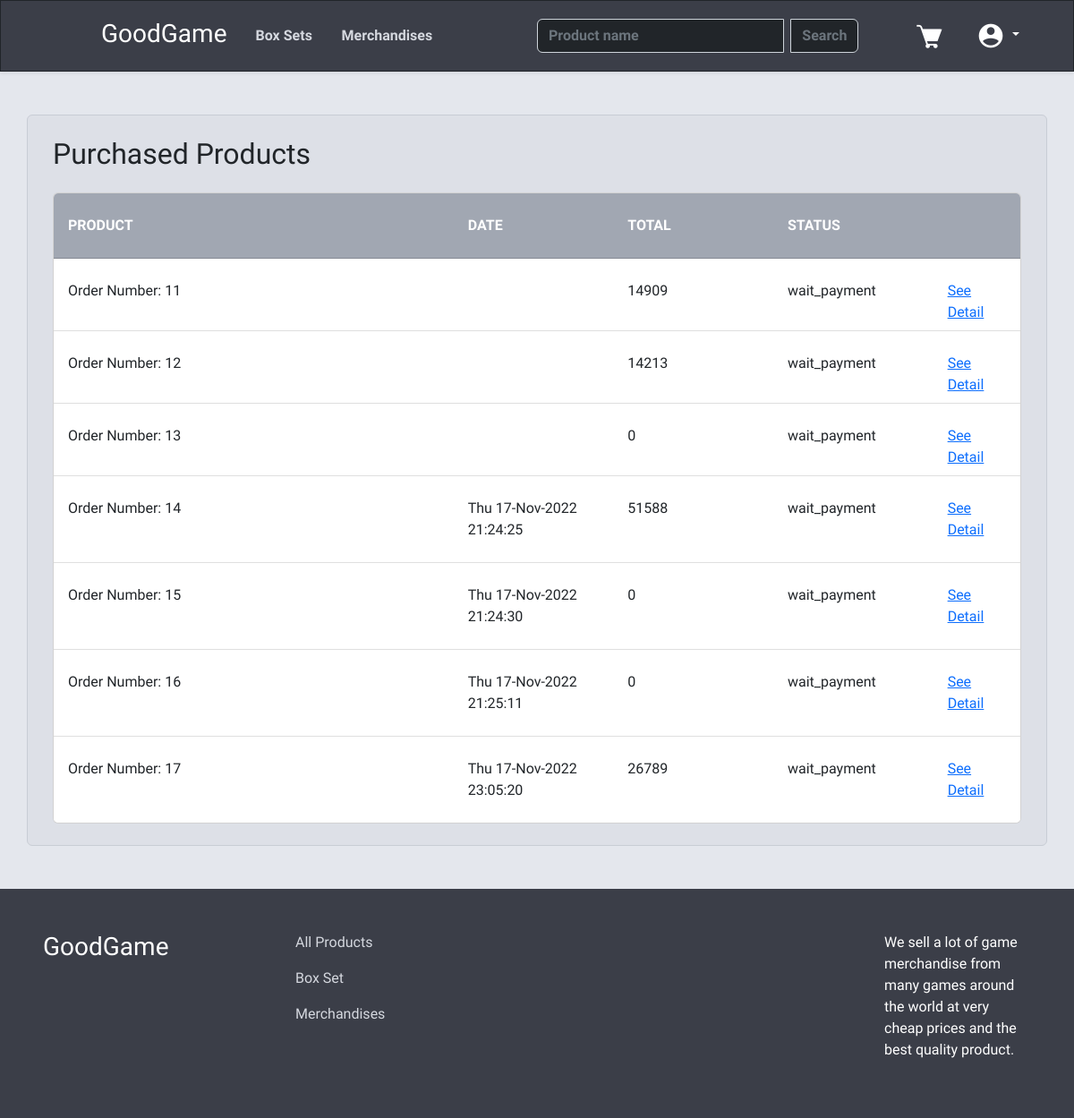
/orders.php (signed in), run on the app's committed database.
### tables this page shows
CREATE TABLE "Order" (
	"Order_ID"	INTEGER NOT NULL,
	"CustomerID"	INTEGER NOT NULL,
	"Order_Status"	TEXT,
	"Ord_name"	TEXT,
	"Ord_lname"	TEXT,
	"Ord_address"	TEXT,
	"Ord_city"	TEXT,
	"Ord_province"	TEXT,
	"Ord_post"	TEXT,
	"Ord_phone"	TEXT,
	"Ord_total"	INTEGER,
	"Ord_date"	TEXT,
	PRIMARY KEY("Order_ID" AUTOINCREMENT)
);

### orders.php (the view, shortened to what this page needs)
<?php
include "navbar.php";
$sql = "SELECT * FROM 'Order' WHERE CustomerID =" . $_SESSION["ID"] . "";
$result = $db->query($sql);
?>
<html lang="en">
<head>
    <link rel="stylesheet" href="stylesorders.css">
    <link rel="stylesheet" href="stylesnavfoot.css">
</head>
<body>
    <div class="container-fluid main-container">
        <div class="container mt-5 mb-5 purchases-contain rounded">
            <h2 class="mt-4 mb-4 ms-3">Purchased Products</h2>
            <div class="card ms-3 me-3 mb-4">
                <div class="card-header head-list">
                    <div class="row mt-3">
                        <div class="col-5">
                            <p class="fw-bold text-white">PRODUCT</p>
                        </div>
                        <div class="col-2">
                            <p class="fw-bold text-white">DATE</p>
                        </div>
                        <div class="col-2">
                            <p class="fw-bold text-white">TOTAL</p>
                        </div>
                        <div class="col-2">
                            <p class="fw-bold text-white">STATUS</p>
                        </div>
                    </div>
                </div>
                <ul class="list-group list-group-flush">
                    <?php
                    while ($order = $result->fetchArray(SQLITE3_ASSOC)) {
                        echo '<li class="list-group-item">
                            <div class="row mt-3">
                                <div class="col-5">
                                    <p class=""> Order Number: ' . $order['Order_ID'] . '</p>
                                </div>
                                <div class="col-2">
                                    <p class="">' . $order['Ord_date'] . '</p>
                                </div>
                                <div class="col-2">
                                    <p class="">' . $order['Ord_total'] . '</p>
                                </div>
                                <div class="col-2">
                                    <p class="">' . $order['Order_Status'] . '</p>
                                </div>
                                <div class="col-1">
                                    <a href="orderdetail.php?id=' . $order['Order_ID'] . '" class="button">See Detail</a>
                                </div>
                            </div>
                        </li>';
                    }
                    ?>
                </ul>
            </div>
        </div>
    </div>
    <footer class="main-navbar">
        <div class="container-fluid p-5">
            <div class="row">
                <div class="col-3">
                    <h3><a class="nav-link text-white" href="index.php">GoodGame</a></h3>
                </div>
                <div class="col-7">
                    <a class="nav-link web-text-color pb-3" href="filter.php?filter_type=None">All Products</a>
                    <a class="nav-link web-text-color pb-3" href="filter.php?filter_type=Box Set">Box Set</a>
                    <a class="nav-link web-text-color pb-3" href="filter.php?filter_type=Merchandise">Merchandises</a>
                </div>
                <div class="col-2">
                    <p class="text-white">We sell a lot of game merchandise from many games around the world at very cheap prices and the best quality product.</p>
                </div>
            </div>
        </div>
    </footer>
</body>
</html>

### navbar.php (shortened to what this page needs)
<html lang="en">
<head>
    <link href="stylesnavfoot.css" rel="stylesheet">
    <link href="https://cdn.jsdelivr.net/npm/bootstrap@5.2.2/dist/css/bootstrap.min.css" rel="stylesheet">
</head>
<body>
    <nav class="navbar sticky-top main-navbar shadow-sm border border-dark">
        <ul class="nav me-auto ms-5">
            <li class="nav-item ms-5 mt-1">
                <h3><a class="nav-link text-white" href="index.php">GoodGame</a></h3>
            </li>
            <li class="nav-item me-5">
                <a class='nav-link web-text-color fw-bold text-in-nav' href='filter.php?filter_type=Box Set'>Box Sets</a>
            </li>
            <li class="nav-item ms-5">
                <a class="nav-link web-text-color fw-bold text-in-nav" href="filter.php?filter_type=Merchandise">Merchandises</a>
            </li>
        </ul>
        <form class="d-flex text-in-nav search-nav" role="search" method="post" action="filter.php">
            <?php
            echo "<div class='input-group'>";
            echo "<input class='form-control me-2 text-white bg-dark fw-bold' type='text' placeholder='Product name' aria-label='Search' name='searchName' value='" . $_SESSION['searchName'] . "'>";
            echo "<input type='submit' name='submitName' class='btn btn-outline-secondary search-button-nav fw-bold' value='Search'>";
            echo "</div>";
            ?>
        </form>
        <?php
        if (!isset($_SESSION["email"])) {
            echo '<ul class="nav me-5">
                        <li class="nav-item">
                            <a class="nav-link web-text-color fw-bold" href="signup.php">Sign Up</a>
                        </li>
                        <li class="nav-item">
                            <a class="nav-link web-text-color fw-bold" href="login.php">Log In</a>
                        </li>
                    </ul>';
        } else {
            $sent = htmlspecialchars($_SERVER["PHP_SELF"]);
            echo '<a href="cart.php"><img src="image/webelement/cart.png" alt="" class="me-4"></a>';
            echo '<div class="dropdown me-5">
            <a class="btn btn-secondary dropdown-toggle user-dropdown" href="#" role="button" id="dropdownMenuLink" data-bs-toggle="dropdown" aria-expanded="false">
                <img src="image/webelement/user.png" alt="">
            </a>
            <ul class="dropdown-menu dropdown-menu-end user-dropdown-list shadow-sm">
                <li><a class="dropdown-item text-white user-dropdown-list-item mt-2" href="user.php">Account</a></li>
                <li><a class="dropdown-item text-white user-dropdown-list-item" href="orders.php">Purchases</a></li>
                <li><a class="dropdown-item text-white user-dropdown-list-item" href="wishlist.php">Wish List</a></li>
                <li>
                    <form action="' . $sent . '" method="post">
                        <input type="hidden" name="logout">
                        <a class="dropdown-item text-white user-dropdown-list-item" onclick="this.parentNode.submit();">Log Out</a>
                    </form>
                </li>
            </ul>
        </div>';
        }
        ?>
    </nav>
</body>
</html>

### stylesnavfoot.css (style rules this page uses)
.web-text-color { color: rgba(213, 216, 223) !important; }
.main-navbar { background-color: rgba(59, 62, 72); }
.text-in-nav { margin: 0; position: absolute; top: 50%; transform: translateY(-50%); }
.search-nav { margin-left: 50%; width: 30%; }
.user-dropdown { background-color: transparent !important; border: none !important; }
.search-button-nav { background-color: rgb(33, 37, 41) !important; border-color: rgb(206, 212, 218) !important; }

### stylesorders.css (style rules this page uses)
body { font-family: 'Chakra Petch', sans-serif !important; }
.main-container { background-color: rgb(228, 231, 237); display: flex; min-height: 70%; }
.purchases-contain { background-color: rgb(221, 224, 231); border-style: solid; border-color: rgb(200, 205, 213); border-width: thin; }
.head-list { background-color: rgb(161, 167, 178) !important; }

### data on the page
order: Order_ID "11", Ord_total "14909", Order_Status "wait_payment"
order: Order_ID "12", Ord_total "14213", Order_Status "wait_payment"
order: Order_ID "13", Ord_total "0", Order_Status "wait_payment"
order: Order_ID "14", Ord_date "Thu 17-Nov-2022 21:24:25", Ord_total "51588", Order_Status "wait_payment"
order: Order_ID "15", Ord_date "Thu 17-Nov-2022 21:24:30", Ord_total "0", Order_Status "wait_payment"
order: Order_ID "16", Ord_date "Thu 17-Nov-2022 21:25:11", Ord_total "0", Order_Status "wait_payment"
order: Order_ID "17", Ord_date "Thu 17-Nov-2022 23:05:20", Ord_total "26789", Order_Status "wait_payment"
